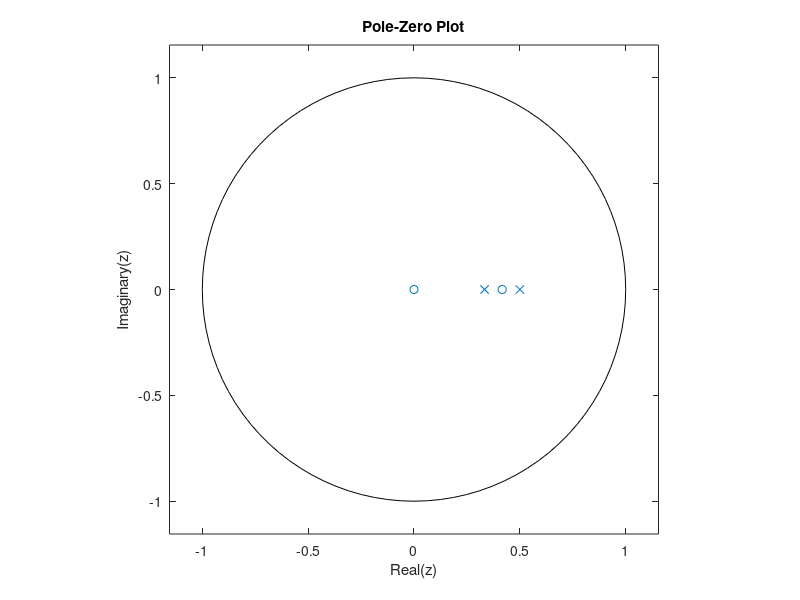

The MATLAB script that drew this image:
z = [0;5/12];
p = [1/2;1/3];
A = axes('FontSize',18);
set(get(A,'Xlabel'),'FontSize',18);
zplane(z,p);
title('Pole-Zero Plot')
xlabel('Real(z)')
ylabel('Imaginary(z)')
grid

